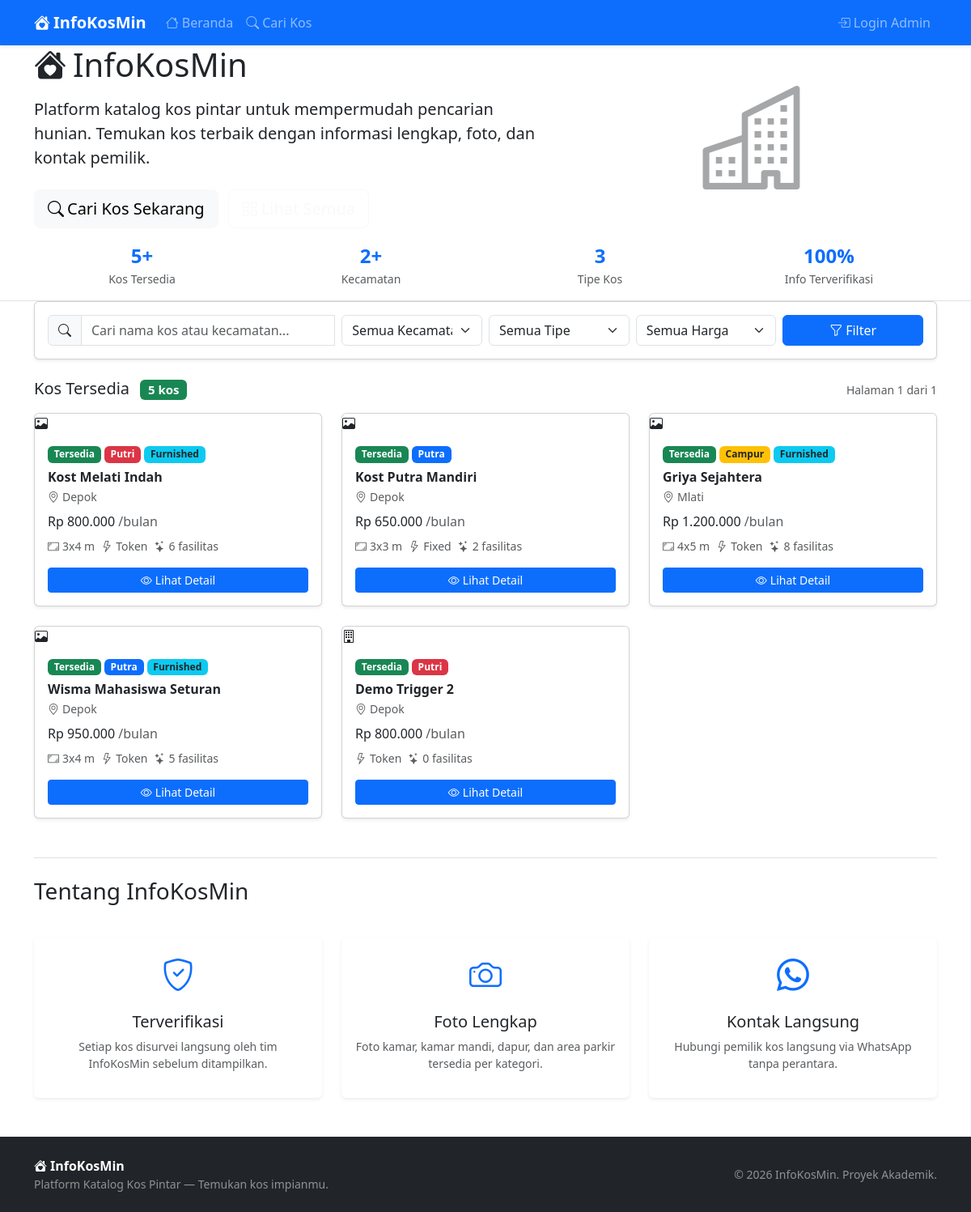
The page / on the database its author committed.
### tables this page shows
CREATE TABLE boarding_houses (
    id_kost             INT UNSIGNED                              NOT NULL AUTO_INCREMENT,
    id_owner            INT UNSIGNED                              NOT NULL,
    kost_name           VARCHAR(150)                              NOT NULL,
    address             TEXT                                      NOT NULL,
    district            VARCHAR(100)                              NOT NULL,
    monthly_price       DECIMAL(12,2)                             NOT NULL,
    room_size           VARCHAR(30)                               NULL DEFAULT NULL,
    gender_type         ENUM('male','female','mixed')             NOT NULL,
    curfew              VARCHAR(50)                               NULL DEFAULT NULL,
    is_furnished        TINYINT(1)                                NOT NULL DEFAULT 0,
    electricity_type    ENUM('token','fixed')                     NOT NULL,
    description         TEXT                                      NULL DEFAULT NULL,
    availability_status ENUM('available','full','unavailable')    NOT NULL DEFAULT 'available',
    created_at          TIMESTAMP                                 NOT NULL DEFAULT CURRENT_TIMESTAMP,
    updated_at          TIMESTAMP                                 NOT NULL DEFAULT CURRENT_TIMESTAMP ON UPDATE CURRENT_TIMESTAMP,
    PRIMARY KEY (id_kost),
    KEY idx_district (district),
    KEY idx_availability (availability_status),
    KEY idx_gender (gender_type),
    CONSTRAINT fk_bh_owner FOREIGN KEY (id_owner)
        REFERENCES owners (id_owner)
        ON UPDATE CASCADE
        ON DELETE RESTRICT
);

### includes/functions.php (called while the page is built, shortened)
<?php
function h($value): string {
    return htmlspecialchars((string)$value, ENT_QUOTES | ENT_SUBSTITUTE, 'UTF-8');
}
function formatRupiah(float $amount): string {
    return 'Rp ' . number_format($amount, 0, ',', '.');
}
function paginate(int $totalRows, int $currentPage, int $perPage = 10): array {
    $totalPages  = (int) ceil($totalRows / $perPage);
    $currentPage = max(1, min($currentPage, max(1, $totalPages)));
    $offset      = ($currentPage - 1) * $perPage;
    return [
        'totalRows'   => $totalRows,
        'totalPages'  => $totalPages,
        'currentPage' => $currentPage,
        'perPage'     => $perPage,
        'offset'      => $offset,
    ];
}
function statusBadgeClass(string $status): string {
    return match($status) {
        'available'   => 'bg-success',
        'full'        => 'bg-danger',
        'unavailable' => 'bg-secondary',
        default       => 'bg-dark',
    };
}
function statusLabel(string $status): string {
    return match($status) {
        'available'   => 'Tersedia',
        'full'        => 'Penuh',
        'unavailable' => 'Tidak Tersedia',
        default       => ucfirst($status),
    };
}
function genderLabel(string $gender): string {
    return match($gender) {
        'male'   => 'Putra',
        'female' => 'Putri',
        'mixed'  => 'Campur',
        default  => ucfirst($gender),
    };
}
function genderBadgeClass(string $gender): string {
    return match($gender) {
        'male'   => 'bg-primary',
        'female' => 'bg-danger',
        'mixed'  => 'bg-warning text-dark',
        default  => 'bg-secondary',
    };
}
function sanitizeInput(string $input): string {
    return trim($input);
}

### index.php (the view, shortened to what this page needs)
<?php
require_once __DIR__ . '/includes/functions.php';
$pdo = getDB();
$search       = sanitizeInput($_GET['search']      ?? '');
$filterGender = sanitizeInput($_GET['gender']      ?? '');
$filterMax    = (int)($_GET['max_price']           ?? 0);
$filterDistrict = sanitizeInput($_GET['district']  ?? '');
$currentPage  = max(1, (int)($_GET['page']         ?? 1));
$perPage      = 9;
$where  = ['bh.availability_status = ?'];
$params = ['available'];
$whereSQL = 'WHERE ' . implode(' AND ', $where);
$countSQL  = "SELECT COUNT(*) FROM boarding_houses bh $whereSQL";
$countStmt = $pdo->prepare($countSQL);
$countStmt->execute($params);
$totalRows = (int)$countStmt->fetchColumn();
$pager     = paginate($totalRows, $currentPage, $perPage);
$sql = "
    SELECT
        bh.id_kost,
        bh.kost_name,
        bh.district,
        bh.monthly_price,
        bh.gender_type,
        bh.room_size,
        bh.is_furnished,
        bh.electricity_type,
        bh.availability_status,
        o.owner_name,
        o.phone_number,
        (SELECT p.photo_path FROM photos p WHERE p.id_kost = bh.id_kost ORDER BY p.uploaded_at ASC LIMIT 1) AS cover_photo,
        (SELECT COUNT(*) FROM kost_facilities kf WHERE kf.id_kost = bh.id_kost) AS facility_count
    FROM boarding_houses bh
    INNER JOIN owners o ON bh.id_owner = o.id_owner
    $whereSQL
    ORDER BY bh.created_at DESC
    LIMIT {$pager['perPage']} OFFSET {$pager['offset']}
";
$stmt = $pdo->prepare($sql);
$stmt->execute($params);
$kosts = $stmt->fetchAll();
$distStmt = $pdo->query("SELECT DISTINCT district FROM boarding_houses WHERE availability_status='available' ORDER BY district");
$districts = $distStmt->fetchAll(PDO::FETCH_COLUMN);
?>
<?php require_once __DIR__ . '/includes/header.php'; ?>
<section class="hero-section" id="home">
    <div class="container">
        <div class="row align-items-center">
            <div class="col-lg-7 mb-4 mb-lg-0">
                <h1 class="mb-3">
                    <i class="bi bi-house-heart-fill me-2"></i>InfoKosMin
                </h1>
                <p class="lead mb-4">
                    Platform katalog kos pintar untuk mempermudah pencarian hunian.
                    Temukan kos terbaik dengan informasi lengkap, foto, dan kontak pemilik.
                </p>
                <a href="#catalog" class="btn btn-light btn-lg me-2">
                    <i class="bi bi-search me-1"></i>Cari Kos Sekarang
                </a>
                <a href="pages/kost/index.php" class="btn btn-outline-light btn-lg">
                    <i class="bi bi-grid me-1"></i>Lihat Semua
                </a>
            </div>
            <div class="col-lg-5 text-center d-none d-lg-block">
                <i class="bi bi-buildings" style="font-size: 8rem; opacity: 0.4;"></i>
            </div>
        </div>
    </div>
</section>
<section class="bg-white border-bottom py-3">
    <div class="container">
        <div class="row text-center g-3">
            <div class="col-6 col-md-3">
                <div class="fw-bold text-primary fs-4"><?= $totalRows ?>+</div>
                <div class="text-muted small">Kos Tersedia</div>
            </div>
            <div class="col-6 col-md-3">
                <div class="fw-bold text-primary fs-4"><?= count($districts) ?>+</div>
                <div class="text-muted small">Kecamatan</div>
            </div>
            <div class="col-6 col-md-3">
                <div class="fw-bold text-primary fs-4">3</div>
                <div class="text-muted small">Tipe Kos</div>
            </div>
            <div class="col-6 col-md-3">
                <div class="fw-bold text-primary fs-4">100%</div>
                <div class="text-muted small">Info Terverifikasi</div>
            </div>
        </div>
    </div>
</section>
<main class="main-content" id="catalog">
    <div class="container">
        <div class="card shadow-sm mb-4">
            <div class="card-body">
                <form id="filterForm" method="GET" action="index.php">
                    <div class="row g-2">
                        <div class="col-12 col-md-4">
                            <div class="input-group">
                                <span class="input-group-text"><i class="bi bi-search"></i></span>
                                <input
                                    type="text"
                                    class="form-control"
                                    id="searchInput"
                                    name="search"
                                    placeholder="Cari nama kos atau kecamatan..."
                                    value="<?= h($search) ?>"
                                    autocomplete="off"
                                >
                            </div>
                        </div>
                        <div class="col-6 col-md-2">
                            <select class="form-select" name="district" id="districtFilter">
                                <option value="">Semua Kecamatan</option>
                            </select>
                        </div>
                        <div class="col-6 col-md-2">
                            <select class="form-select" name="gender" id="genderFilter">
                                <option value="">Semua Tipe</option>
                            </select>
                        </div>
                        <div class="col-6 col-md-2">
                            <select class="form-select" name="max_price" id="maxPriceFilter">
                                <option value="0">Semua Harga</option>
                            </select>
                        </div>
                        <div class="col-6 col-md-2 d-flex gap-2">
                            <button type="submit" class="btn btn-primary flex-grow-1">
                                <i class="bi bi-funnel me-1"></i>Filter
                            </button>
                        </div>
                    </div>
                </form>
            </div>
        </div>
        <div class="d-flex justify-content-between align-items-center mb-3">
            <h5 class="mb-0">
                <?php if ($search || $filterGender || $filterMax || $filterDistrict): ?>
                    Hasil Pencarian
                    <span class="badge bg-primary ms-2"><?= $totalRows ?> kos</span>
                <?php else: ?>
                    Kos Tersedia
                    <span class="badge bg-success ms-2"><?= $totalRows ?> kos</span>
                <?php endif; ?>
            </h5>
            <small class="text-muted">Halaman <?= $pager['currentPage'] ?> dari <?= $pager['totalPages'] ?: 1 ?></small>
        </div>
        <?php if (empty($kosts)): ?>
            <div class="alert alert-info text-center py-5">
                <i class="bi bi-search display-4 d-block mb-3"></i>
                <h5>Tidak ada kos ditemukan</h5>
                <p class="mb-3">Coba ubah kata kunci atau filter pencarian Anda.</p>
                <a href="index.php" class="btn btn-primary">
                    <i class="bi bi-arrow-left me-1"></i>Lihat Semua Kos
                </a>
            </div>
        <?php else: ?>
            <div class="row g-4">
                <?php foreach ($kosts as $kost): ?>
                    <div class="col-12 col-sm-6 col-xl-4">
                        <div class="card h-100 kost-card shadow-sm">
                            <?php if ($kost['cover_photo']): ?>
                                <div class="card-img-placeholder" style="display:none;">
                                    <i class="bi bi-image"></i>
                                </div>
                            <?php else: ?>
                                <div class="card-img-placeholder">
                                    <i class="bi bi-building"></i>
                                </div>
                            <?php endif; ?>
                            <div class="card-body d-flex flex-column">
                                <div class="mb-2 d-flex flex-wrap gap-1">
                                    <span class="badge <?= statusBadgeClass($kost['availability_status']) ?>">
                                        <?= statusLabel($kost['availability_status']) ?>
                                    </span>
                                    <span class="badge <?= genderBadgeClass($kost['gender_type']) ?>">
                                        <?= genderLabel($kost['gender_type']) ?>
                                    </span>
                                    <?php if ($kost['is_furnished']): ?>
                                        <span class="badge bg-info text-dark">Furnished</span>
                                    <?php endif; ?>
                                </div>
                                <h6 class="card-title fw-bold mb-1"><?= h($kost['kost_name']) ?></h6>
                                <p class="text-muted small mb-2">
                                    <i class="bi bi-geo-alt me-1"></i><?= h($kost['district']) ?>
                                </p>
                                <div class="price-tag mb-2">
                                    <?= formatRupiah($kost['monthly_price']) ?>
                                    <span class="text-muted fw-normal fs-6">/bulan</span>
                                </div>
                                <div class="text-muted small mb-3 d-flex flex-wrap gap-2">
                                    <?php if ($kost['room_size']): ?>
                                        <span><i class="bi bi-aspect-ratio me-1"></i><?= h($kost['room_size']) ?> m</span>
                                    <?php endif; ?>
                                    <span><i class="bi bi-lightning me-1"></i><?= ($kost['electricity_type'] === 'token') ? 'Token' : 'Fixed' ?></span>
                                    <span><i class="bi bi-stars me-1"></i><?= $kost['facility_count'] ?> fasilitas</span>
                                </div>
                                <a
                                    href="pages/kost/detail.php?id=<?= $kost['id_kost'] ?>"
                                    class="btn btn-primary btn-sm mt-auto"
                                >
                                    <i class="bi bi-eye me-1"></i>Lihat Detail
                                </a>
                            </div>
                        </div>
                    </div>
                <?php endforeach; ?>
            </div>
        <?php endif; ?>
        <section class="mt-5 pt-4 border-top" id="about">
            <div class="row g-4">
                <div class="col-12">
                    <h3 class="mb-3">Tentang InfoKosMin</h3>
                </div>
                <div class="col-md-4">
                    <div class="card h-100 border-0 bg-white shadow-sm text-center p-3">
                        <i class="bi bi-shield-check text-primary fs-1 mb-3"></i>
                        <h5>Terverifikasi</h5>
                        <p class="text-muted small">Setiap kos disurvei langsung oleh tim InfoKosMin sebelum ditampilkan.</p>
                    </div>
                </div>
                <div class="col-md-4">
                    <div class="card h-100 border-0 bg-white shadow-sm text-center p-3">
                        <i class="bi bi-camera text-primary fs-1 mb-3"></i>
                        <h5>Foto Lengkap</h5>
                        <p class="text-muted small">Foto kamar, kamar mandi, dapur, dan area parkir tersedia per kategori.</p>
                    </div>
                </div>
                <div class="col-md-4">
                    <div class="card h-100 border-0 bg-white shadow-sm text-center p-3">
                        <i class="bi bi-whatsapp text-primary fs-1 mb-3"></i>
                        <h5>Kontak Langsung</h5>
                        <p class="text-muted small">Hubungi pemilik kos langsung via WhatsApp tanpa perantara.</p>
                    </div>
                </div>
            </div>
        </section>
    </div>
</main>
<?php require_once __DIR__ . '/includes/footer.php'; ?>

### rows shown on the page
boarding_houses: availability_status "Tersedia", gender_type "Putri", is_furnished "Furnished", kost_name "Kost Melati Indah", district "Depok", monthly_price "Rp 800.000", room_size "3x4", electricity_type "Token", facility_count "6"
boarding_houses: availability_status "Tersedia", gender_type "Putra", kost_name "Kost Putra Mandiri", district "Depok", monthly_price "Rp 650.000", room_size "3x3", electricity_type "Fixed", facility_count "2"
boarding_houses: availability_status "Tersedia", gender_type "Campur", is_furnished "Furnished", kost_name "Griya Sejahtera", district "Mlati", monthly_price "Rp 1.200.000", room_size "4x5", electricity_type "Token", facility_count "8"
boarding_houses: availability_status "Tersedia", gender_type "Putra", is_furnished "Furnished", kost_name "Wisma Mahasiswa Seturan", district "Depok", monthly_price "Rp 950.000", room_size "3x4", electricity_type "Token", facility_count "5"
boarding_houses: availability_status "Tersedia", gender_type "Putri", kost_name "Demo Trigger 2", district "Depok", monthly_price "Rp 800.000", electricity_type "Token", facility_count "0"

### other values the page prints
$totalRows "5"
count($districts) "2"
$pager['currentPage'] "1"
$pager['totalPages'] ?: 1 "1"
